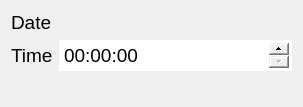
<?xml version="1.0" encoding="UTF-8"?>
<ui version="4.0">
 <class>DateTimeEditor</class>
 <widget class="QWidget" name="DateTimeEditor">
  <property name="geometry">
   <rect>
    <x>0</x>
    <y>0</y>
    <width>303</width>
    <height>107</height>
   </rect>
  </property>
  <property name="focusPolicy">
   <enum>Qt::WheelFocus</enum>
  </property>
  <property name="windowTitle">
   <string>Form</string>
  </property>
  <property name="styleSheet">
   <string notr="true">QLabel#dateLabel, QLabel#timeLabel {
	border: 0.05em solid transparent;
	padding: 0.25em;
	font-size: 14pt;
}

QDateEdit#dateEdit, QTimeEdit#timeEdit {
        border: 0.05em solid black;
        border-radius: 0.25em;
        padding: 0.25em;
        font-size: 14pt;
        outline: none;
}
QDateEdit#dateEdit:focus, QTimeEdit#timeEdit:focus {
        border: 0.05em solid #CA0B5E;
}
QDateEdit#dateEdit[error=true], QTimeEdit#timeEdit[error=true] {
        color: black;
        background-color: rgb(255, 230, 230);
}
QTimeEdit#timeEdit:up-button, QTimeEdit#timeEdit:down-button {
width: 20px; font-size: 10px;
}
QDateEdit#dateEdit:drop-down {
width: 20px; font-size: 10px;
}</string>
  </property>
  <layout class="QGridLayout" name="gridLayout">
   <item row="0" column="0">
    <layout class="QFormLayout" name="formLayout_2">
     <property name="sizeConstraint">
      <enum>QLayout::SetDefaultConstraint</enum>
     </property>
     <property name="formAlignment">
      <set>Qt::AlignJustify|Qt::AlignTop</set>
     </property>
     <item row="0" column="0">
      <widget class="QLabel" name="dateLabel">
       <property name="text">
        <string>Date</string>
       </property>
      </widget>
     </item>
     <item row="1" column="0">
      <widget class="QLabel" name="timeLabel">
       <property name="text">
        <string>Time</string>
       </property>
      </widget>
     </item>
     <item row="1" column="1">
      <widget class="QTimeEdit" name="timeEdit">
       <property name="styleSheet">
        <string notr="true"/>
       </property>
       <property name="displayFormat">
        <string>HH:mm:ss</string>
       </property>
      </widget>
     </item>
     <item row="0" column="1">
      <widget class="DateEditor" name="dateEdit" native="true">
       <property name="focusPolicy">
        <enum>Qt::WheelFocus</enum>
       </property>
      </widget>
     </item>
    </layout>
   </item>
  </layout>
 </widget>
 <customwidgets>
  <customwidget>
   <class>DateEditor</class>
   <extends>QWidget</extends>
   <header location="global">dateeditor.hpp</header>
   <container>1</container>
  </customwidget>
 </customwidgets>
 <tabstops>
  <tabstop>dateEdit</tabstop>
  <tabstop>timeEdit</tabstop>
 </tabstops>
 <resources/>
 <connections/>
</ui>
